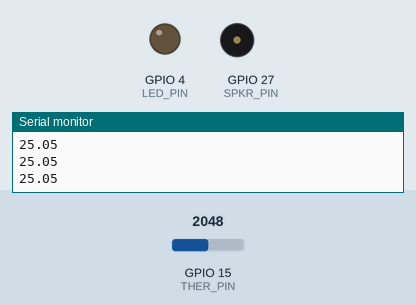
This sketch was run on a simulated ESP32. Shown: output pins drawn as LEDs (lit = HIGH), buzzer (waves = sounding), the last lines printed to the serial monitor. The inputs (shaded band) are chosen by the test bench; at power-on: GPIO 15 (THER_PIN) = 2048.

Above: at 1.2 s.
1.3 s: GPIO 15 (THER_PIN) set to 2192
2.8 s: GPIO 15 (THER_PIN) set to 2276
At 3.02 s:
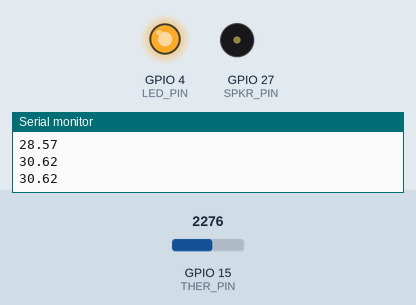
At 3.79 s:
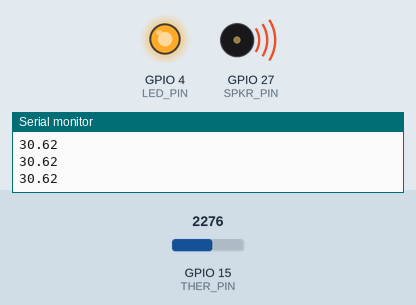
5.8 s: GPIO 15 (THER_PIN) set to 2047
At 6.7 s:
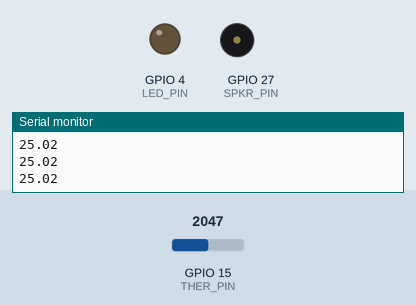
Timing chart, 0 to 8.8 s (numbered marks = the images above; inputs shaded):
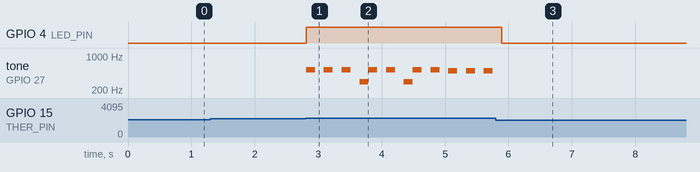

Measured:
- the behaviour switches between 2250 and 2251 on GPIO 15 (THER_PIN) (found by bisection; images 0 and 1)
- after the input at 2.8 s, GPIO 4 (LED_PIN): LOW → HIGH at once; tone on GPIO 27 (SPKR_PIN): plays 523 Hz for 0.14 s, 523 Hz for 0.14 s, 523 Hz for 0.14 s, 293 Hz for 0.14 s, 523 Hz for 0.14 s, 523 Hz for 0.14 s … (12 notes in this stretch), starting at once
- after the input at 5.8 s, GPIO 4 (LED_PIN): HIGH → LOW after 0.09 s; tone on GPIO 27 (SPKR_PIN): stops changing and stays silent

The sketch:

ThermiStar.ino
```cpp
/*
 Thermistor
 Date : 2023/07/14
 Author : IE1A 05 H.Masaki
*/

// ピン番号をマクロで定義
#define THER_PIN 15
#define LED_PIN 4
#define SPKR_PIN 27
int analogValue = 0;     // アナログ値（0~4095）
double temperature = 0;  // 温度

// スピーカーの PWM 出力関連を定義
#define LEDC_CHANNEL_0 0      // LEDC の PWM チャネル 0 から 15
#define LEDC_TIMER_13_BIT 13  // LEDC タイマーの精度 13 ビット
#define LEDC_BASE_FREQ 5000   // LEDC のベース周波数 5000Hz

// 使用する音の周波数を定義
#define C4 261.626   // ド
#define D4 293.665   // レ
#define E4 329.628   // ミ
#define F4 349.228   // ファ
#define G4 391.995   // ソ
#define A4 440.000   // ラ
#define B4 493.883   // シ
#define C5 523.251   // ド
#define D5 587.330   // レ
#define E5 659.255   // ミ
#define F5 698.456   // ファ
#define G5 783.991   // ソ
#define A5 880.000   // ラ
#define B5 987.767   // シ
#define C6 1046.502  // ド
#define D6 1174.659  // レ
#define E6 1318.510  // ミ
#define F6 1396.913  // ファ
#define G6 1567.982  // ソ
#define NONE 0       // 無音

#define WHOLE_NOTE 1000  // 全音符(1 秒)

int i = 0;
double star[] = { C5, NONE, C5, NONE, C5, NONE, D4, C5, NONE, C5, NONE, D4, C5, NONE, C5,
                    NONE, B4, NONE, B4, NONE, B4, NONE, C4, B4, NONE, B4, NONE, C4, B4, NONE, B4, NONE };
// 起動時に一度だけ呼び出されるメソッド
void setup() {
  Serial.begin(115200);      // シリアル通信の転送レート（bps）を設定
                             // ピンの入出力設定
  pinMode(LED_PIN, OUTPUT);  // LED を出力に設定

  // スピーカー用のチャネル設定(チャネル番号, ベース周波数, 精度ビット数)
  ledcSetup(LEDC_CHANNEL_0, LEDC_BASE_FREQ, LEDC_TIMER_13_BIT);
  // チャネルにスピーカーピンを接続(ピン番号, チャネル番号)
  ledcAttachPin(SPKR_PIN, LEDC_CHANNEL_0);

}

void melody(double *score, int len, int note) {
  for (int i = 0; i <= len; i++) {
    ledcWriteTone(LEDC_CHANNEL_0, score[i]);
    delay(note);
  }
  ledcWriteTone(LEDC_CHANNEL_0, NONE);  //消音
}


// メインループメソッド
void loop() {
 // サーミスタからアナログ値取得
 analogValue = analogRead(THER_PIN);

 // アナログ値から温度を求める
 temperature = ((25.0 / (2047 - 1024)) * analogValue - 25);
 Serial.println(temperature);
 // 温度が 25℃以上の場合
 if (temperature >= 30) {
    digitalWrite(LED_PIN, HIGH); // 点灯
    ledcWriteTone(LEDC_CHANNEL_0, star[i]);
    delay(WHOLE_NOTE / 11);
    i++;
    if(i == 31){
      i = 0;
    }
 } else {
 digitalWrite(LED_PIN, LOW); // 消灯
 ledcWriteTone(LEDC_CHANNEL_0, NONE);  //消音
 }

 delay(50); // 0.1 秒待機
}
```
